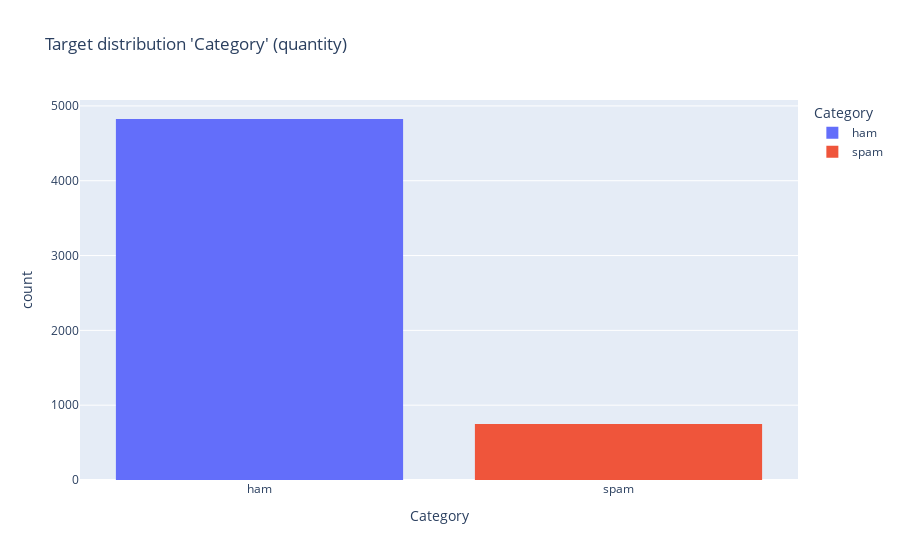

This figure's notebook cell:
### Markdown cell above
## Target distribution analysis

### Code cell
fig = px.histogram(
    df_spam, 
    x = df_spam['Category'], 
    color = df_spam.Category, 
    title = "Target distribution 'Category' (quantity)"
    )

fig.show()

### Figure 1 — Plotly figure (JSON) as saved in the notebook; plotly's stock layout.template omitted (floating-point values rounded to 4 significant figures; data arrays with more than 128 entries replaced by an {"elided": "..."} marker saying what was removed)
{"data": [{"alignmentgroup": "True", "bingroup": "x", "hovertemplate": "Category=%{x}<br>count=%{y}<extra></extra>", "legendgroup": "ham", "marker": {"color": "#636efa", "pattern": {"shape": ""}}, "name": "ham", "offsetgroup": "ham", "orientation": "v", "showlegend": true, "type": "histogram", "x": {"elided": "4825 str values"}, "xaxis": "x", "yaxis": "y"}, {"alignmentgroup": "True", "bingroup": "x", "hovertemplate": "Category=%{x}<br>count=%{y}<extra></extra>", "legendgroup": "spam", "marker": {"color": "#EF553B", "pattern": {"shape": ""}}, "name": "spam", "offsetgroup": "spam", "orientation": "v", "showlegend": true, "type": "histogram", "x": {"elided": "747 str values"}, "xaxis": "x", "yaxis": "y"}], "layout": {"barmode": "relative", "legend": {"title": {"text": "Category"}, "tracegroupgap": 0}, "title": {"text": "Target distribution 'Category' (quantity)"}, "xaxis": {"anchor": "y", "categoryarray": ["ham", "spam"], "categoryorder": "array", "domain": [0, 1], "title": {"text": "Category"}}, "yaxis": {"anchor": "x", "domain": [0, 1], "title": {"text": "count"}}}}
